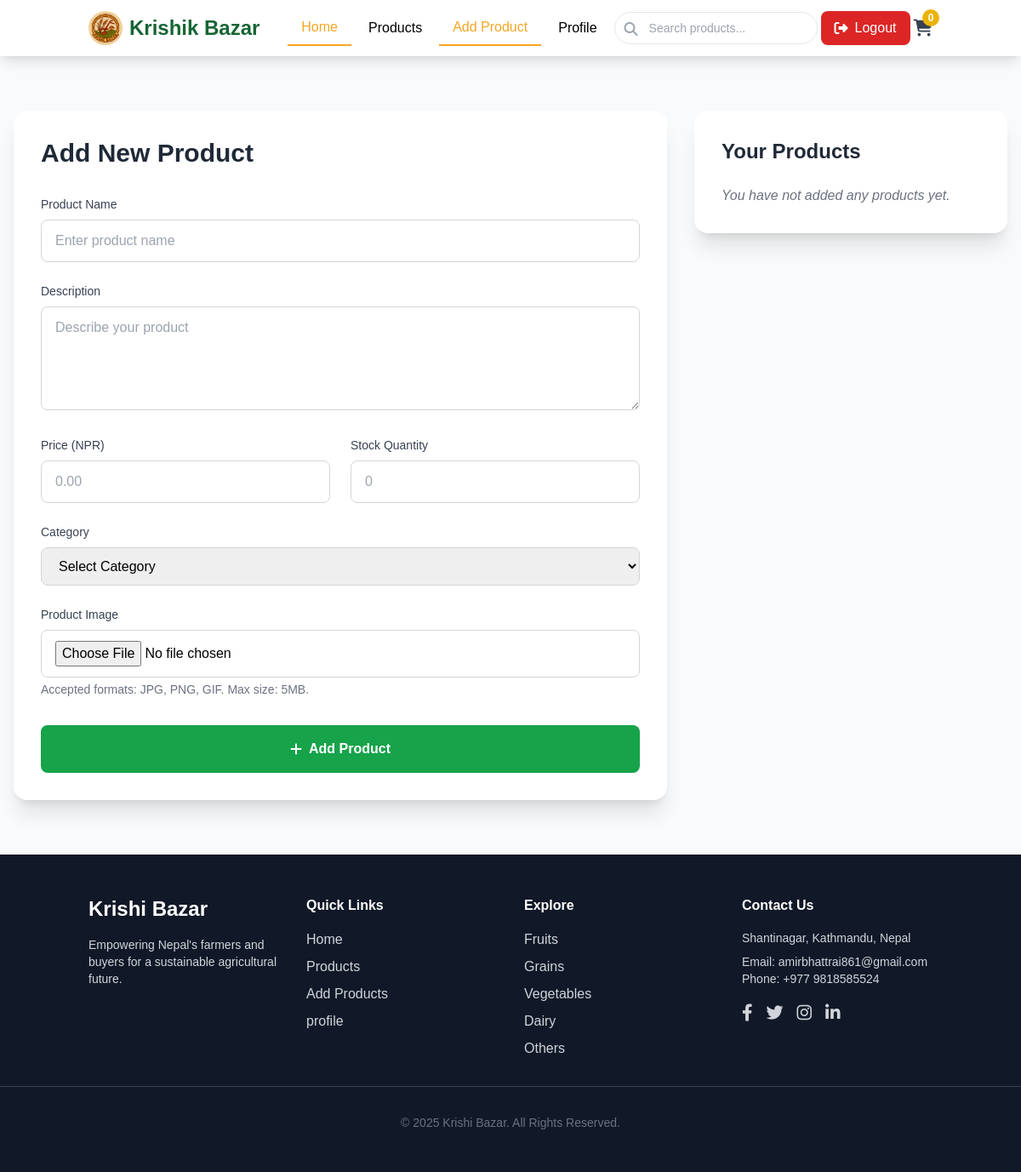
Before: /products/add-product/ (signed in) with the older database file.
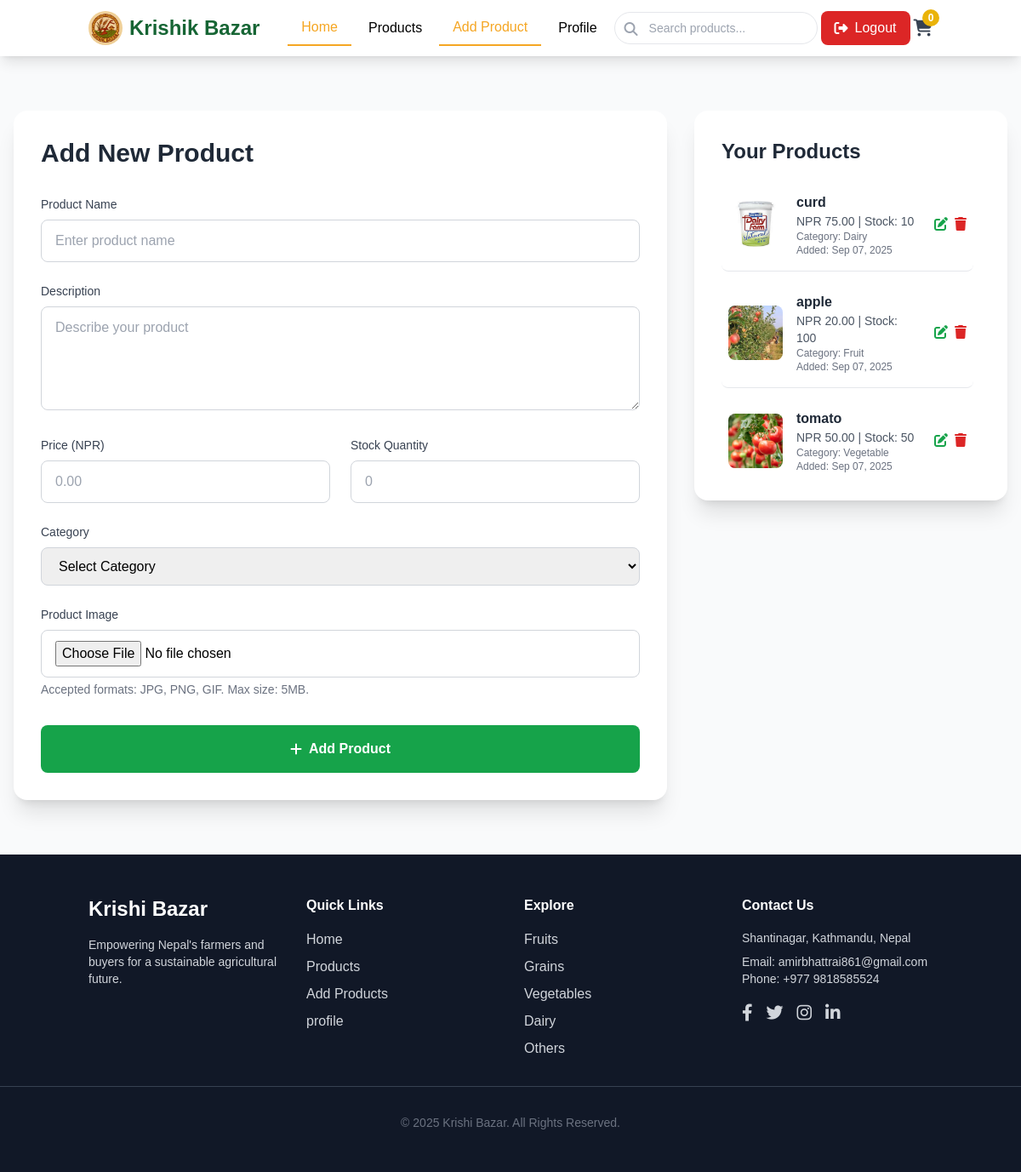
After: the same page with the newer database file.
### products/models.py (models this page shows, shortened)
class Product(models.Model):
    CATEGORIES = (
        ('vegetable', 'Vegetable'),
        ('fruit', 'Fruit'),
        ('seed', 'Seed'),
        ('dairy', 'Dairy'),
        ('other', 'Other'),
    )
    user = models.ForeignKey(User, on_delete=models.CASCADE)
    name = models.CharField(max_length=255)
    description = models.TextField()
    price = models.DecimalField(max_digits=10, decimal_places=2)
    stock = models.IntegerField(default=0)
    category = models.CharField(max_length=50, choices=CATEGORIES)
    image = models.ImageField(upload_to='product_images/')
    created_at = models.DateTimeField(auto_now_add=True)
    updated_at = models.DateTimeField(auto_now=True)

### products/views.py (the view, shortened to what this page needs)
# urls.py: path('add-product/', views.add_product, name='add_product'),
@farmer_required
def add_product(request):
    farmer_products = Product.objects.filter(user=request.user).order_by('-created_at')
    context = {
        'user': request.user,
        'farmer_products': farmer_products,
    }
    return render(request, 'add_product.html', context)

### products/views.py (called while the page is built)
def farmer_required(view_func):
    @wraps(view_func)
    def _wrapped_view(request, *args, **kwargs):
        if not request.user.is_authenticated:
            messages.error(request, "You must be logged in to access this page.")
            return redirect('login')
        if request.user.role != 'farmer':
            messages.error(request, "Only farmers can access this page.")
            return redirect('home')  # Redirect to home instead of forbidden to avoid loops
        return view_func(request, *args, **kwargs)
    return _wrapped_view

### templates/add_product.html (shortened to what the changed rows need)
<!DOCTYPE html>
<html lang="en">
<head>
    <script src="https://cdn.tailwindcss.com"></script>
    <link rel="stylesheet" href="https://cdnjs.cloudflare.com/ajax/libs/font-awesome/6.4.0/css/all.min.css">
</head>
<body class="bg-gray-50">
 {% load static %}
    <section class="py-16">
        <div class="max-w-7xl mx-auto px-4">
            <div class="grid grid-cols-1 lg:grid-cols-3 gap-8">
                <div class="lg:col-span-2">
                    <div class="bg-white rounded-2xl shadow-xl p-8">
                        <h1 class="text-3xl font-bold text-gray-800 mb-8">Add New Product</h1>
                    </div>
                </div>
                <div class="lg:col-span-1">
                    <div class="bg-white rounded-2xl shadow-xl p-8">
                        <h3 class="text-2xl font-bold text-gray-800 mb-6">Your Products</h3>
                        {% if farmer_products %}
                            <div class="space-y-4 max-h-[600px] overflow-y-auto pr-2">
                                {% for product in farmer_products %}
                                    <div class="flex items-center space-x-4 border-b pb-4 last:border-b-0 last:pb-0 hover:bg-gray-50 transition rounded-lg p-2">
                                        <img src="{{ product.image.url }}" alt="{{ product.name }}" class="w-16 h-16 object-cover rounded-lg">
                                        <div class="flex-grow">
                                            <h4 class="font-semibold text-gray-800">{{ product.name }}</h4>
                                            <p class="text-sm text-gray-600">NPR {{ product.price|floatformat:2 }} | Stock: {{ product.stock }}</p>
                                            <p class="text-xs text-gray-500 capitalize">Category: {{ product.category }}</p>
                                            <p class="text-xs text-gray-500">Added: {{ product.created_at|date:"M d, Y" }}</p>
                                        </div>
                                        <div class="flex space-x-2">
                                            <button onclick="openEditModal('{{ product.id }}', '{{ product.name }}', '{{ product.description|escapejs }}', '{{ product.price }}', '{{ product.stock }}', '{{ product.category }}', '{{ product.image.url }}')"
                                                    class="text-green-600 hover:text-green-800 transition" title="Edit Product">
                                                <i class="fas fa-edit"></i>
                                            </button>
                                            <form action="{% url 'delete_product' product.id %}" method="POST" onsubmit="return confirm('Are you sure you want to delete {{ product.name }}?');">
                                                <button type="submit" class="text-red-600 hover:text-red-800 transition" title="Delete Product">
                                                    <i class="fas fa-trash"></i>
                                                </button>
                                            </form>
                                        </div>
                                    </div>
                                {% endfor %}
                            </div>
                        {% else %}
                            <p class="text-gray-500 italic">You have not added any products yet.</p>
                        {% endif %}
                    </div>
                </div>
            </div>
        </div>
    </section>
</body>
</html>

Changed rows visible on the page:
added Product: image (picture), name "curd", price "75.00", stock "10", category "Dairy", created_at "Sep 07, 2025"
added Product: image (picture), name "apple", price "20.00", stock "100", category "Fruit", created_at "Sep 07, 2025"
added Product: image (picture), name "tomato", price "50.00", stock "50", category "Vegetable", created_at "Sep 07, 2025"
Other visible differences:
text no longer shown: "You have not added any products yet."
